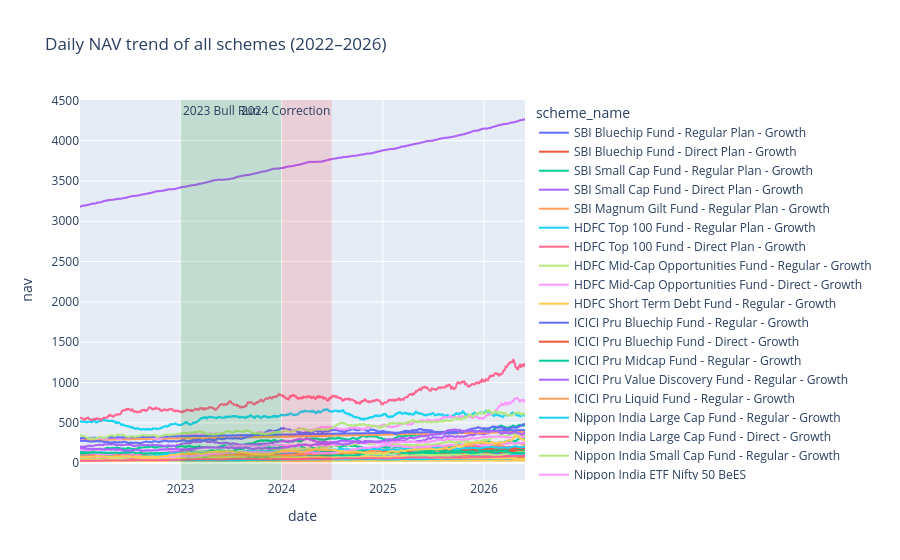

Write notebook code for a chart like this one.
### Code cell
fig = px.line(
    nav_plot,
    x="date",
    y="nav",
    color="scheme_name",
    title="Daily NAV trend of all schemes (2022–2026)"
)

# Highlight 2023 bull run
fig.add_vrect(
    x0="2023-01-01",
    x1="2023-12-31",
    fillcolor="green",
    opacity=0.15,
    line_width=0,
    annotation_text="2023 Bull Run",
    annotation_position="top left"
)

# Highlight 2024 correction
fig.add_vrect(
    x0="2024-01-01",
    x1="2024-06-30",
    fillcolor="red",
    opacity=0.12,
    line_width=0,
    annotation_text="2024 Correction",
    annotation_position="top right"
)

fig.show()

### Figure 1 — Plotly figure (JSON) as saved in the notebook; plotly's stock layout.template omitted (floating-point values rounded to 4 significant figures; data arrays with more than 128 entries replaced by an {"elided": "..."} marker saying what was removed)
{"data": [{"hovertemplate": "scheme_name=SBI Bluechip Fund - Regular Plan - Growth<br>date=%{x}<br>nav=%{y}<extra></extra>", "legendgroup": "SBI Bluechip Fund - Regular Plan - Growth", "line": {"color": "#636efa", "dash": "solid"}, "marker": {"symbol": "circle"}, "mode": "lines", "name": "SBI Bluechip Fund - Regular Plan - Growth", "showlegend": true, "type": "scattergl", "x": {"elided": "1150 str values"}, "xaxis": "x", "y": {"elided": "1150 float values"}, "yaxis": "y"}, {"hovertemplate": "scheme_name=SBI Bluechip Fund - Direct Plan - Growth<br>date=%{x}<br>nav=%{y}<extra></extra>", "legendgroup": "SBI Bluechip Fund - Direct Plan - Growth", "line": {"color": "#EF553B", "dash": "solid"}, "marker": {"symbol": "circle"}, "mode": "lines", "name": "SBI Bluechip Fund - Direct Plan - Growth", "showlegend": true, "type": "scattergl", "x": {"elided": "1150 str values"}, "xaxis": "x", "y": {"elided": "1150 float values"}, "yaxis": "y"}, {"hovertemplate": "scheme_name=SBI Small Cap Fund - Regular Plan - Growth<br>date=%{x}<br>nav=%{y}<extra></extra>", "legendgroup": "SBI Small Cap Fund - Regular Plan - Growth", "line": {"color": "#00cc96", "dash": "solid"}, "marker": {"symbol": "circle"}, "mode": "lines", "name": "SBI Small Cap Fund - Regular Plan - Growth", "showlegend": true, "type": "scattergl", "x": {"elided": "1150 str values"}, "xaxis": "x", "y": {"elided": "1150 float values"}, "yaxis": "y"}, {"hovertemplate": "scheme_name=SBI Small Cap Fund - Direct Plan - Growth<br>date=%{x}<br>nav=%{y}<extra></extra>", "legendgroup": "SBI Small Cap Fund - Direct Plan - Growth", "line": {"color": "#ab63fa", "dash": "solid"}, "marker": {"symbol": "circle"}, "mode": "lines", "name": "SBI Small Cap Fund - Direct Plan - Growth", "showlegend": true, "type": "scattergl", "x": {"elided": "1150 str values"}, "xaxis": "x", "y": {"elided": "1150 float values"}, "yaxis": "y"}, {"hovertemplate": "scheme_name=SBI Magnum Gilt Fund - Regular Plan - Growth<br>date=%{x}<br>nav=%{y}<extra></extra>", "legendgroup": "SBI Magnum Gilt Fund - Regular Plan - Growth", "line": {"color": "#FFA15A", "dash": "solid"}, "marker": {"symbol": "circle"}, "mode": "lines", "name": "SBI Magnum Gilt Fund - Regular Plan - Growth", "showlegend": true, "type": "scattergl", "x": {"elided": "1150 str values"}, "xaxis": "x", "y": {"elided": "1150 float values"}, "yaxis": "y"}, {"hovertemplate": "scheme_name=HDFC Top 100 Fund - Regular Plan - Growth<br>date=%{x}<br>nav=%{y}<extra></extra>", "legendgroup": "HDFC Top 100 Fund - Regular Plan - Growth", "line": {"color": "#19d3f3", "dash": "solid"}, "marker": {"symbol": "circle"}, "mode": "lines", "name": "HDFC Top 100 Fund - Regular Plan - Growth", "showlegend": true, "type": "scattergl", "x": {"elided": "1150 str values"}, "xaxis": "x", "y": {"elided": "1150 float values"}, "yaxis": "y"}, {"hovertemplate": "scheme_name=HDFC Top 100 Fund - Direct Plan - Growth<br>date=%{x}<br>nav=%{y}<extra></extra>", "legendgroup": "HDFC Top 100 Fund - Direct Plan - Growth", "line": {"color": "#FF6692", "dash": "solid"}, "marker": {"symbol": "circle"}, "mode": "lines", "name": "HDFC Top 100 Fund - Direct Plan - Growth", "showlegend": true, "type": "scattergl", "x": {"elided": "1150 str values"}, "xaxis": "x", "y": {"elided": "1150 float values"}, "yaxis": "y"}, {"hovertemplate": "scheme_name=HDFC Mid-Cap Opportunities Fund - Regular - Growth<br>date=%{x}<br>nav=%{y}<extra></extra>", "legendgroup": "HDFC Mid-Cap Opportunities Fund - Regular - Growth", "line": {"color": "#B6E880", "dash": "solid"}, "marker": {"symbol": "circle"}, "mode": "lines", "name": "HDFC Mid-Cap Opportunities Fund - Regular - Growth", "showlegend": true, "type": "scattergl", "x": {"elided": "1150 str values"}, "xaxis": "x", "y": {"elided": "1150 float values"}, "yaxis": "y"}, {"hovertemplate": "scheme_name=HDFC Mid-Cap Opportunities Fund - Direct - Growth<br>date=%{x}<br>nav=%{y}<extra></extra>", "legendgroup": "HDFC Mid-Cap Opportunities Fund - Direct - Growth", "line": {"color": "#FF97FF", "dash": "solid"}, "marker": {"symbol": "circle"}, "mode": "lines", "name": "HDFC Mid-Cap Opportunities Fund - Direct - Growth", "showlegend": true, "type": "scattergl", "x": {"elided": "1150 str values"}, "xaxis": "x", "y": {"elided": "1150 float values"}, "yaxis": "y"}, {"hovertemplate": "scheme_name=HDFC Short Term Debt Fund - Regular - Growth<br>date=%{x}<br>nav=%{y}<extra></extra>", "legendgroup": "HDFC Short Term Debt Fund - Regular - Growth", "line": {"color": "#FECB52", "dash": "solid"}, "marker": {"symbol": "circle"}, "mode": "lines", "name": "HDFC Short Term Debt Fund - Regular - Growth", "showlegend": true, "type": "scattergl", "x": {"elided": "1150 str values"}, "xaxis": "x", "y": {"elided": "1150 float values"}, "yaxis": "y"}, {"hovertemplate": "scheme_name=ICICI Pru Bluechip Fund - Regular - Growth<br>date=%{x}<br>nav=%{y}<extra></extra>", "legendgroup": "ICICI Pru Bluechip Fund - Regular - Growth", "line": {"color": "#636efa", "dash": "solid"}, "marker": {"symbol": "circle"}, "mode": "lines", "name": "ICICI Pru Bluechip Fund - Regular - Growth", "showlegend": true, "type": "scattergl", "x": {"elided": "1150 str values"}, "xaxis": "x", "y": {"elided": "1150 float values"}, "yaxis": "y"}, {"hovertemplate": "scheme_name=ICICI Pru Bluechip Fund - Direct - Growth<br>date=%{x}<br>nav=%{y}<extra></extra>", "legendgroup": "ICICI Pru Bluechip Fund - Direct - Growth", "line": {"color": "#EF553B", "dash": "solid"}, "marker": {"symbol": "circle"}, "mode": "lines", "name": "ICICI Pru Bluechip Fund - Direct - Growth", "showlegend": true, "type": "scattergl", "x": {"elided": "1150 str values"}, "xaxis": "x", "y": {"elided": "1150 float values"}, "yaxis": "y"}, {"hovertemplate": "scheme_name=ICICI Pru Midcap Fund - Regular - Growth<br>date=%{x}<br>nav=%{y}<extra></extra>", "legendgroup": "ICICI Pru Midcap Fund - Regular - Growth", "line": {"color": "#00cc96", "dash": "solid"}, "marker": {"symbol": "circle"}, "mode": "lines", "name": "ICICI Pru Midcap Fund - Regular - Growth", "showlegend": true, "type": "scattergl", "x": {"elided": "1150 str values"}, "xaxis": "x", "y": {"elided": "1150 float values"}, "yaxis": "y"}, {"hovertemplate": "scheme_name=ICICI Pru Value Discovery Fund - Regular - Growth<br>date=%{x}<br>nav=%{y}<extra></extra>", "legendgroup": "ICICI Pru Value Discovery Fund - Regular - Growth", "line": {"color": "#ab63fa", "dash": "solid"}, "marker": {"symbol": "circle"}, "mode": "lines", "name": "ICICI Pru Value Discovery Fund - Regular - Growth", "showlegend": true, "type": "scattergl", "x": {"elided": "1150 str values"}, "xaxis": "x", "y": {"elided": "1150 float values"}, "yaxis": "y"}, {"hovertemplate": "scheme_name=ICICI Pru Liquid Fund - Regular - Growth<br>date=%{x}<br>nav=%{y}<extra></extra>", "legendgroup": "ICICI Pru Liquid Fund - Regular - Growth", "line": {"color": "#FFA15A", "dash": "solid"}, "marker": {"symbol": "circle"}, "mode": "lines", "name": "ICICI Pru Liquid Fund - Regular - Growth", "showlegend": true, "type": "scattergl", "x": {"elided": "1150 str values"}, "xaxis": "x", "y": {"elided": "1150 float values"}, "yaxis": "y"}, {"hovertemplate": "scheme_name=Nippon India Large Cap Fund - Regular - Growth<br>date=%{x}<br>nav=%{y}<extra></extra>", "legendgroup": "Nippon India Large Cap Fund - Regular - Growth", "line": {"color": "#19d3f3", "dash": "solid"}, "marker": {"symbol": "circle"}, "mode": "lines", "name": "Nippon India Large Cap Fund - Regular - Growth", "showlegend": true, "type": "scattergl", "x": {"elided": "1150 str values"}, "xaxis": "x", "y": {"elided": "1150 float values"}, "yaxis": "y"}, {"hovertemplate": "scheme_name=Nippon India Large Cap Fund - Direct - Growth<br>date=%{x}<br>nav=%{y}<extra></extra>", "legendgroup": "Nippon India Large Cap Fund - Direct - Growth", "line": {"color": "#FF6692", "dash": "solid"}, "marker": {"symbol": "circle"}, "mode": "lines", "name": "Nippon India Large Cap Fund - Direct - Growth", "showlegend": true, "type": "scattergl", "x": {"elided": "1150 str values"}, "xaxis": "x", "y": {"elided": "1150 float values"}, "yaxis": "y"}, {"hovertemplate": "scheme_name=Nippon India Small Cap Fund - Regular - Growth<br>date=%{x}<br>nav=%{y}<extra></extra>", "legendgroup": "Nippon India Small Cap Fund - Regular - Growth", "line": {"color": "#B6E880", "dash": "solid"}, "marker": {"symbol": "circle"}, "mode": "lines", "name": "Nippon India Small Cap Fund - Regular - Growth", "showlegend": true, "type": "scattergl", "x": {"elided": "1150 str values"}, "xaxis": "x", "y": {"elided": "1150 float values"}, "yaxis": "y"}, {"hovertemplate": "scheme_name=Nippon India ETF Nifty 50 BeES<br>date=%{x}<br>nav=%{y}<extra></extra>", "legendgroup": "Nippon India ETF Nifty 50 BeES", "line": {"color": "#FF97FF", "dash": "solid"}, "marker": {"symbol": "circle"}, "mode": "lines", "name": "Nippon India ETF Nifty 50 BeES", "showlegend": true, "type": "scattergl", "x": {"elided": "1150 str values"}, "xaxis": "x", "y": {"elided": "1150 float values"}, "yaxis": "y"}, {"hovertemplate": "scheme_name=Nippon India Gilt Securities Fund - Regular - Growth<br>date=%{x}<br>nav=%{y}<extra></extra>", "legendgroup": "Nippon India Gilt Securities Fund - Regular - Growth", "line": {"color": "#FECB52", "dash": "solid"}, "marker": {"symbol": "circle"}, "mode": "lines", "name": "Nippon India Gilt Securities Fund - Regular - Growth", "showlegend": true, "type": "scattergl", "x": {"elided": "1150 str values"}, "xaxis": "x", "y": {"elided": "1150 float values"}, "yaxis": "y"}, {"hovertemplate": "scheme_name=Kotak Bluechip Fund - Regular - Growth<br>date=%{x}<br>nav=%{y}<extra></extra>", "legendgroup": "Kotak Bluechip Fund - Regular - Growth", "line": {"color": "#636efa", "dash": "solid"}, "marker": {"symbol": "circle"}, "mode": "lines", "name": "Kotak Bluechip Fund - Regular - Growth", "showlegend": true, "type": "scattergl", "x": {"elided": "1150 str values"}, "xaxis": "x", "y": {"elided": "1150 float values"}, "yaxis": "y"}, {"hovertemplate": "scheme_name=Kotak Emerging Equity Fund - Regular - Growth<br>date=%{x}<br>nav=%{y}<extra></extra>", "legendgroup": "Kotak Emerging Equity Fund - Regular - Growth", "line": {"color": "#EF553B", "dash": "solid"}, "marker": {"symbol": "circle"}, "mode": "lines", "name": "Kotak Emerging Equity Fund - Regular - Growth", "showlegend": true, "type": "scattergl", "x": {"elided": "1150 str values"}, "xaxis": "x", "y": {"elided": "1150 float values"}, "yaxis": "y"}, {"hovertemplate": "scheme_name=Kotak Flexicap Fund - Regular - Growth<br>date=%{x}<br>nav=%{y}<extra></extra>", "legendgroup": "Kotak Flexicap Fund - Regular - Growth", "line": {"color": "#00cc96", "dash": "solid"}, "marker": {"symbol": "circle"}, "mode": "lines", "name": "Kotak Flexicap Fund - Regular - Growth", "showlegend": true, "type": "scattergl", "x": {"elided": "1150 str values"}, "xaxis": "x", "y": {"elided": "1150 float values"}, "yaxis": "y"}, {"hovertemplate": "scheme_name=Kotak Liquid Fund - Regular - Growth<br>date=%{x}<br>nav=%{y}<extra></extra>", "legendgroup": "Kotak Liquid Fund - Regular - Growth", "line": {"color": "#ab63fa", "dash": "solid"}, "marker": {"symbol": "circle"}, "mode": "lines", "name": "Kotak Liquid Fund - Regular - Growth", "showlegend": true, "type": "scattergl", "x": {"elided": "1150 str values"}, "xaxis": "x", "y": {"elided": "1150 float values"}, "yaxis": "y"}, {"hovertemplate": "scheme_name=Axis Bluechip Fund - Regular - Growth<br>date=%{x}<br>nav=%{y}<extra></extra>", "legendgroup": "Axis Bluechip Fund - Regular - Growth", "line": {"color": "#FFA15A", "dash": "solid"}, "marker": {"symbol": "circle"}, "mode": "lines", "name": "Axis Bluechip Fund - Regular - Growth", "showlegend": true, "type": "scattergl", "x": {"elided": "1150 str values"}, "xaxis": "x", "y": {"elided": "1150 float values"}, "yaxis": "y"}, {"hovertemplate": "scheme_name=Axis Bluechip Fund - Direct - Growth<br>date=%{x}<br>nav=%{y}<extra></extra>", "legendgroup": "Axis Bluechip Fund - Direct - Growth", "line": {"color": "#19d3f3", "dash": "solid"}, "marker": {"symbol": "circle"}, "mode": "lines", "name": "Axis Bluechip Fund - Direct - Growth", "showlegend": true, "type": "scattergl", "x": {"elided": "1150 str values"}, "xaxis": "x", "y": {"elided": "1150 float values"}, "yaxis": "y"}, {"hovertemplate": "scheme_name=Axis Midcap Fund - Regular - Growth<br>date=%{x}<br>nav=%{y}<extra></extra>", "legendgroup": "Axis Midcap Fund - Regular - Growth", "line": {"color": "#FF6692", "dash": "solid"}, "marker": {"symbol": "circle"}, "mode": "lines", "name": "Axis Midcap Fund - Regular - Growth", "showlegend": true, "type": "scattergl", "x": {"elided": "1150 str values"}, "xaxis": "x", "y": {"elided": "1150 float values"}, "yaxis": "y"}, {"hovertemplate": "scheme_name=Axis Small Cap Fund - Regular - Growth<br>date=%{x}<br>nav=%{y}<extra></extra>", "legendgroup": "Axis Small Cap Fund - Regular - Growth", "line": {"color": "#B6E880", "dash": "solid"}, "marker": {"symbol": "circle"}, "mode": "lines", "name": "Axis Small Cap Fund - Regular - Growth", "showlegend": true, "type": "scattergl", "x": {"elided": "1150 str values"}, "xaxis": "x", "y": {"elided": "1150 float values"}, "yaxis": "y"}, {"hovertemplate": "scheme_name=ABSL Frontline Equity Fund - Regular - Growth<br>date=%{x}<br>nav=%{y}<extra></extra>", "legendgroup": "ABSL Frontline Equity Fund - Regular - Growth", "line": {"color": "#FF97FF", "dash": "solid"}, "marker": {"symbol": "circle"}, "mode": "lines", "name": "ABSL Frontline Equity Fund - Regular - Growth", "showlegend": true, "type": "scattergl", "x": {"elided": "1150 str values"}, "xaxis": "x", "y": {"elided": "1150 float values"}, "yaxis": "y"}, {"hovertemplate": "scheme_name=ABSL Small Cap Fund - Regular - Growth<br>date=%{x}<br>nav=%{y}<extra></extra>", "legendgroup": "ABSL Small Cap Fund - Regular - Growth", "line": {"color": "#FECB52", "dash": "solid"}, "marker": {"symbol": "circle"}, "mode": "lines", "name": "ABSL Small Cap Fund - Regular - Growth", "showlegend": true, "type": "scattergl", "x": {"elided": "1150 str values"}, "xaxis": "x", "y": {"elided": "1150 float values"}, "yaxis": "y"}, {"hovertemplate": "scheme_name=ABSL Liquid Fund - Regular - Growth<br>date=%{x}<br>nav=%{y}<extra></extra>", "legendgroup": "ABSL Liquid Fund - Regular - Growth", "line": {"color": "#636efa", "dash": "solid"}, "marker": {"symbol": "circle"}, "mode": "lines", "name": "ABSL Liquid Fund - Regular - Growth", "showlegend": true, "type": "scattergl", "x": {"elided": "1150 str values"}, "xaxis": "x", "y": {"elided": "1150 float values"}, "yaxis": "y"}, {"hovertemplate": "scheme_name=UTI Nifty 50 Index Fund - Regular - Growth<br>date=%{x}<br>nav=%{y}<extra></extra>", "legendgroup": "UTI Nifty 50 Index Fund - Regular - Growth", "line": {"color": "#EF553B", "dash": "solid"}, "marker": {"symbol": "circle"}, "mode": "lines", "name": "UTI Nifty 50 Index Fund - Regular - Growth", "showlegend": true, "type": "scattergl", "x": {"elided": "1150 str values"}, "xaxis": "x", "y": {"elided": "1150 float values"}, "yaxis": "y"}, {"hovertemplate": "scheme_name=UTI Mid Cap Fund - Regular - Growth<br>date=%{x}<br>nav=%{y}<extra></extra>", "legendgroup": "UTI Mid Cap Fund - Regular - Growth", "line": {"color": "#00cc96", "dash": "solid"}, "marker": {"symbol": "circle"}, "mode": "lines", "name": "UTI Mid Cap Fund - Regular - Growth", "showlegend": true, "type": "scattergl", "x": {"elided": "1150 str values"}, "xaxis": "x", "y": {"elided": "1150 float values"}, "yaxis": "y"}, {"hovertemplate": "scheme_name=UTI Flexi Cap Fund - Regular - Growth<br>date=%{x}<br>nav=%{y}<extra></extra>", "legendgroup": "UTI Flexi Cap Fund - Regular - Growth", "line": {"color": "#ab63fa", "dash": "solid"}, "marker": {"symbol": "circle"}, "mode": "lines", "name": "UTI Flexi Cap Fund - Regular - Growth", "showlegend": true, "type": "scattergl", "x": {"elided": "1150 str values"}, "xaxis": "x", "y": {"elided": "1150 float values"}, "yaxis": "y"}, {"hovertemplate": "scheme_name=Mirae Asset Large Cap Fund - Regular - Growth<br>date=%{x}<br>nav=%{y}<extra></extra>", "legendgroup": "Mirae Asset Large Cap Fund - Regular - Growth", "line": {"color": "#FFA15A", "dash": "solid"}, "marker": {"symbol": "circle"}, "mode": "lines", "name": "Mirae Asset Large Cap Fund - Regular - Growth", "showlegend": true, "type": "scattergl", "x": {"elided": "1150 str values"}, "xaxis": "x", "y": {"elided": "1150 float values"}, "yaxis": "y"}, {"hovertemplate": "scheme_name=Mirae Asset Emerging Bluechip Fund - Regular - Growth<br>date=%{x}<br>nav=%{y}<extra></extra>", "legendgroup": "Mirae Asset Emerging Bluechip Fund - Regular - Growth", "line": {"color": "#19d3f3", "dash": "solid"}, "marker": {"symbol": "circle"}, "mode": "lines", "name": "Mirae Asset Emerging Bluechip Fund - Regular - Growth", "showlegend": true, "type": "scattergl", "x": {"elided": "1150 str values"}, "xaxis": "x", "y": {"elided": "1150 float values"}, "yaxis": "y"}, {"hovertemplate": "scheme_name=Mirae Asset Tax Saver Fund - Regular - Growth<br>date=%{x}<br>nav=%{y}<extra></extra>", "legendgroup": "Mirae Asset Tax Saver Fund - Regular - Growth", "line": {"color": "#FF6692", "dash": "solid"}, "marker": {"symbol": "circle"}, "mode": "lines", "name": "Mirae Asset Tax Saver Fund - Regular - Growth", "showlegend": true, "type": "scattergl", "x": {"elided": "1150 str values"}, "xaxis": "x", "y": {"elided": "1150 float values"}, "yaxis": "y"}, {"hovertemplate": "scheme_name=DSP Top 100 Equity Fund - Regular - Growth<br>date=%{x}<br>nav=%{y}<extra></extra>", "legendgroup": "DSP Top 100 Equity Fund - Regular - Growth", "line": {"color": "#B6E880", "dash": "solid"}, "marker": {"symbol": "circle"}, "mode": "lines", "name": "DSP Top 100 Equity Fund - Regular - Growth", "showlegend": true, "type": "scattergl", "x": {"elided": "1150 str values"}, "xaxis": "x", "y": {"elided": "1150 float values"}, "yaxis": "y"}, {"hovertemplate": "scheme_name=DSP Midcap Fund - Regular - Growth<br>date=%{x}<br>nav=%{y}<extra></extra>", "legendgroup": "DSP Midcap Fund - Regular - Growth", "line": {"color": "#FF97FF", "dash": "solid"}, "marker": {"symbol": "circle"}, "mode": "lines", "name": "DSP Midcap Fund - Regular - Growth", "showlegend": true, "type": "scattergl", "x": {"elided": "1150 str values"}, "xaxis": "x", "y": {"elided": "1150 float values"}, "yaxis": "y"}, {"hovertemplate": "scheme_name=DSP Small Cap Fund - Regular - Growth<br>date=%{x}<br>nav=%{y}<extra></extra>", "legendgroup": "DSP Small Cap Fund - Regular - Growth", "line": {"color": "#FECB52", "dash": "solid"}, "marker": {"symbol": "circle"}, "mode": "lines", "name": "DSP Small Cap Fund - Regular - Growth", "showlegend": true, "type": "scattergl", "x": {"elided": "1150 str values"}, "xaxis": "x", "y": {"elided": "1150 float values"}, "yaxis": "y"}], "layout": {"annotations": [{"showarrow": false, "text": "2023 Bull Run", "x": "2023-01-01", "xanchor": "left", "xref": "x", "y": 1, "yanchor": "top", "yref": "y domain"}, {"showarrow": false, "text": "2024 Correction", "x": "2024-06-30", "xanchor": "right", "xref": "x", "y": 1, "yanchor": "top", "yref": "y domain"}], "legend": {"title": {"text": "scheme_name"}, "tracegroupgap": 0}, "shapes": [{"fillcolor": "green", "line": {"width": 0}, "opacity": 0.15, "type": "rect", "x0": "2023-01-01", "x1": "2023-12-31", "xref": "x", "y0": 0, "y1": 1, "yref": "y domain"}, {"fillcolor": "red", "line": {"width": 0}, "opacity": 0.12, "type": "rect", "x0": "2024-01-01", "x1": "2024-06-30", "xref": "x", "y0": 0, "y1": 1, "yref": "y domain"}], "title": {"text": "Daily NAV trend of all schemes (2022–2026)"}, "xaxis": {"anchor": "y", "domain": [0, 1], "title": {"text": "date"}}, "yaxis": {"anchor": "x", "domain": [0, 1], "title": {"text": "nav"}}}}
